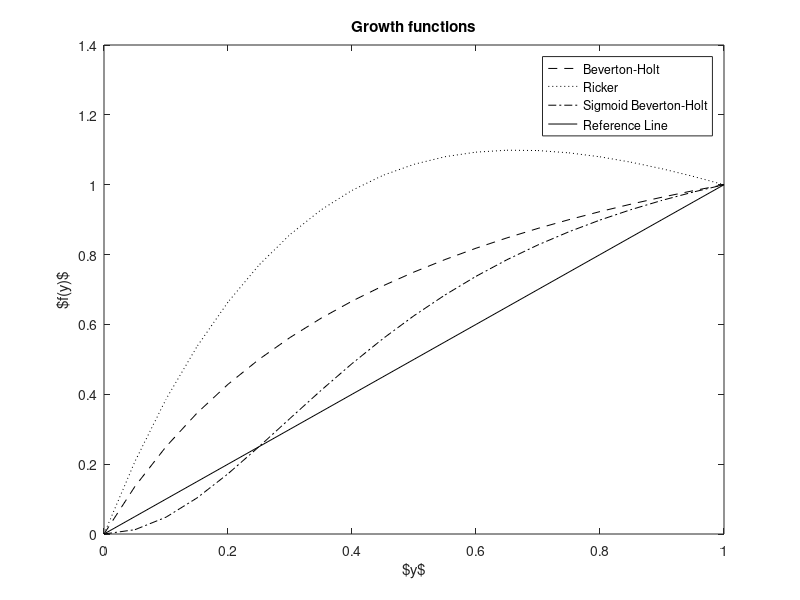

Source code (MATLAB):
%%%%% %%%%%%%%%%%%%%%%%%%%%%%%%%%%%%%%%
%%%%% 
%%%%% Growth Functions:
%%%%% 
%%%%% %%%%%%%%%%%%%%%%%%%%%%%%%%%%%%%%%

%%%%% Beverton-Holt:
% Growth parameters:
  R_0   = 3;             % intrinsic growth rate
  K = 1.0;                 % carrying capacity
% Plot variables:
  N_plot  = [0.0 : 0.05 : K];
  FN_plot = (R_0 * N_plot) ./ (1 + ((R_0 - 1)/K)*N_plot);
%  cstar = sqrt(2*sigma2*log(R_0));

%%%%% Ricker:
% Growth parameters:
 R1 = 1.5;
 K1 = 1.0;
%%% Plot variables:
 N_plot  = [0.0 : 0.05 : K1];
 FN1_plot = N_plot .* exp(R1 * (1 - (N_plot/K1)));


%%%%% BH Allee Effect;
% % Growth parameters:
%  R     = 3;
%  K     = 1.0;
%  s     = 5;
%%%% Plot variables:
%  N_plot  = [0.0 : 0.05 : 1.5 * K];
%  FN_plot = (R * N_plot) ./ (1 + ((R - 1)/K)*N_plot) .* (s * N_plot) ./ (1 + s*N_plot);
 
 %%%%% Sigmoid Beverton-Holt;
% Growth parameters:
  R2     = 5;
  K2     = 1.0;
  delta = 2;
% % %%% Plot variables:
  N_plot  = [0.0 : 0.05 : K2];
  FN2_plot = (R2 * N_plot.^(delta)) ./ (1 + (K2^(delta-1)*R2-1)/(K2^(delta))*N_plot.^(delta));
 
 
 %%%%% Allee Effect with overcompensation;
% Growth parameters:
%  R   = 3;              % intrinsic growth rate
%  K   = 1;              % carrying capacity of the population in absense of the positive density dependence
%  m   = 10;             % predation intensity 
%  s   = 16;             % propotional to the handling time
%%% Plot variables:
%  N_plot  = [0.0 : 0.05 : 1];
%  FN_plot = N_plot .* exp(R*(1 - N_plot / K) - m./(1 + s * N_plot));

%%%%% Plot the growth function:
% subplot(2,1,1);
plot( N_plot, FN_plot, 'k--');
hold on
plot( N_plot, FN1_plot, 'k:');
hold on
plot( N_plot, FN2_plot, 'k-.');
hold on
plot( N_plot, N_plot, 'k-');%,'HandleVisibility','off');
hold off
xlabel( '$y$');
ylabel( '$f(y)$');
title(  'Growth functions');
legend('Beverton-Holt', 'Ricker', 'Sigmoid Beverton-Holt', 'Reference Line')